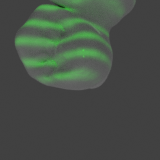
#> input picture testdata/render0/image0.png, 160 x 160 px
$ python -i calibrate.py   (imports and definitions only)
#> lines starting #> are read from the running program, lines starting #| are printed output that depends on the picture
""" module for camera calibration """
from PIL import Image #, ImageEnhance
from calibrate.regressions import linear_regress

# pylint: disable=invalid-name

# [90 lines left out: functions search_high, search_low, find_next_high, get_img_slope, get_img_freq, not called in this run]

# [6 lines not run here, left out]

>>> result = get_img_freq('../testdata/render0/image0.png')
#> in get_img_freq, img is the input picture: PIL image 160x160 RGBA; mean R, G, B, A 70.9, 79.3, 70.9, 255
#> in get_img_freq, `grey = img.convert('L')`:
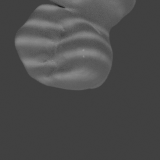
#> grey: PIL image 160x160 L; min 27, max 151, mean 75.8
#> in search_high, `startval = img.getpixel((x,y))`: startval = 92
#> the loop in search_high, `while True:` made 1 pass
#> after the loop in search_high, `while True:`: found = False; myval = 92; y = 51
#> in find_next_high, `new1 = search_high(img, x,y)`: new1 = False
#> the loop in search_high, `while True:` made 1 pass
#> after the loop in search_high, `while True:`: myval = 92; y = 49
#> in find_next_high, `new2 = search_high(img, x,y,True)`: new2 = False
#> in get_img_freq, `start = find_next_high(grey,x,y)`: start = (50, 50)
#> in get_img_freq, `x=start[0]`: x = 50
#> in search_low, `startval = img.getpixel((x,y))`: startval = 92
#> the loop in search_low, `while True:` made 4 passes
#> after the loop in search_low, `while True:`: found = True; myval = 86; y = 54
#> in get_img_freq, `up = search_low(grey, x,y)`: up = (50, 53)
#> the loop in search_low, `while True:` made 2 passes
#> after the loop in search_low, `while True:`: found = True; myval = 91; y = 48
#> in get_img_freq, `down = search_low(grey, x,y, up=True)`: down = (50, 49)
#> in get_img_freq, `diff = up[1]-down[1]`: diff = 4
#> result = 0.04
